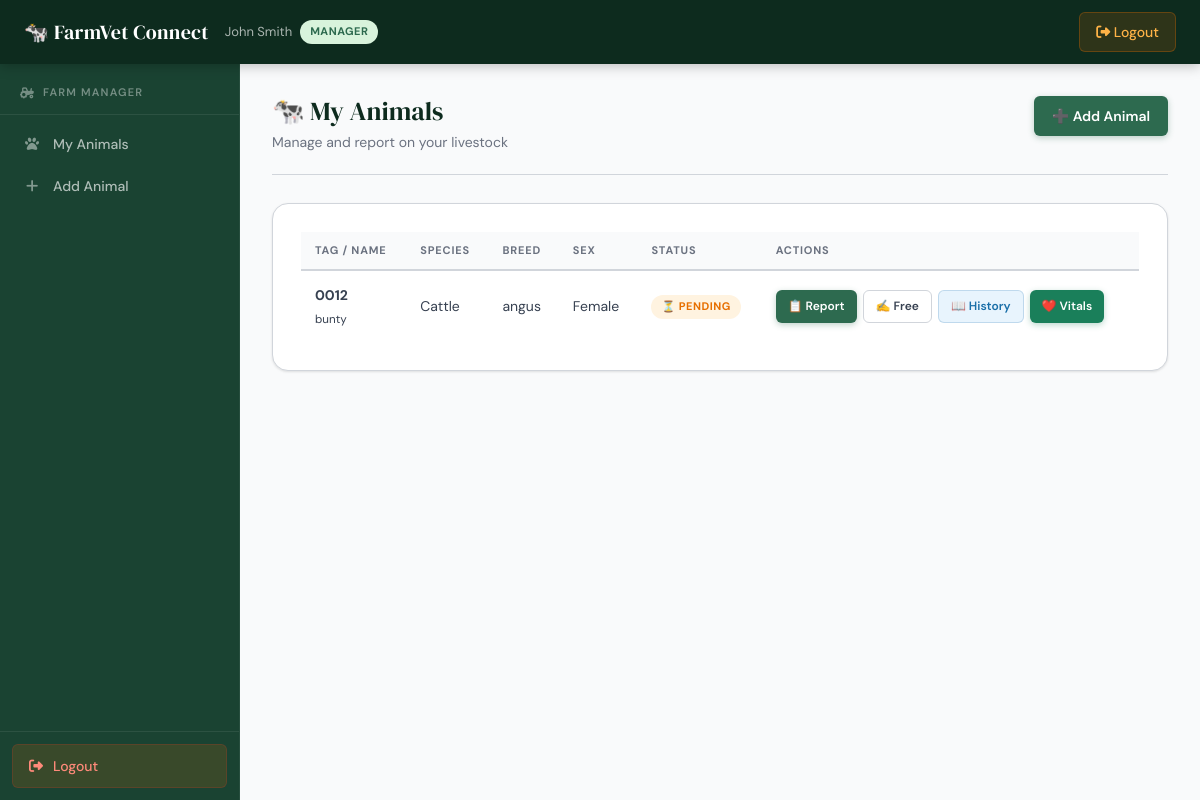
The app's page /manager/home (signed in) with its own data.
### tables this page shows
CREATE TABLE users (
            id            INTEGER PRIMARY KEY AUTOINCREMENT,
            name          TEXT NOT NULL,
            email         TEXT NOT NULL UNIQUE,
            password_hash TEXT NOT NULL,
            role          TEXT NOT NULL CHECK(role IN ('admin','vet','manager')),
            farm_id       INTEGER REFERENCES farms(id),
            is_enabled    INTEGER DEFAULT 1,
            created_at    DATETIME DEFAULT CURRENT_TIMESTAMP
        );

CREATE TABLE animals (
            id          INTEGER PRIMARY KEY AUTOINCREMENT,
            farm_id     INTEGER NOT NULL REFERENCES farms(id),
            name        TEXT,
            tag_number  TEXT,
            species     TEXT NOT NULL,
            breed       TEXT,
            dob         DATE,
            sex         TEXT CHECK(sex IN ('Male','Female','Unknown')),
            weight_kg   REAL,
            notes       TEXT,
            created_at  DATETIME DEFAULT CURRENT_TIMESTAMP
        );

### routes/manager.py (the view)
@manager_bp.route('/home')
@login_required
def home():
    if current_user.role != 'manager':
        flash('Access denied.', 'error')
        return redirect(url_for('auth.index'))
    db = get_db()
    animals = db.execute("""
        SELECT a.*,
               (SELECT status FROM health_reports
                WHERE animal_id = a.id
                ORDER BY created_at DESC LIMIT 1) as latest_status
        FROM animals a
        WHERE a.farm_id = ?
        ORDER BY a.name
    """, (current_user.farm_id,)).fetchall()
    db.close()
    return render_template('manager/home.html', animals=animals)

### app.py (called while the page is built)
def create_app():
    app = Flask(__name__)
    app.config.from_object(Config)
    init_db()
    login_manager = LoginManager()
    login_manager.init_app(app)
    login_manager.login_view = 'auth.login_admin'
    login_manager.login_message = 'Please log in to access this page.'
    @login_manager.user_loader
    def load_user(user_id):
        return get_user_by_id(int(user_id))
    app.register_blueprint(auth_bp)
    app.register_blueprint(admin_bp, url_prefix='/admin')
    app.register_blueprint(manager_bp, url_prefix='/manager')
    app.register_blueprint(vet_bp, url_prefix='/vet')
    return app

### database.py (called while the page is built)
def get_db():
    db_path = current_app.config['DATABASE']
    conn = sqlite3.connect(db_path)
    conn.row_factory = sqlite3.Row   # lets us access columns by name
    conn.execute("PRAGMA foreign_keys = ON")
    return conn

def get_user_by_id(user_id):
    with sqlite3.connect(current_app.config['DATABASE']) as conn:
        conn.row_factory = sqlite3.Row
        row = conn.execute(
            "SELECT id, name, email, role, farm_id FROM users WHERE id = ?",
            (user_id,)
        ).fetchone()
        if row:
            return User(row['id'], row['name'], row['email'],
                        row['role'], row['farm_id'])
    return None

### templates/manager/home.html (shortened to what this page needs)
{% extends 'base.html' %}
{% block content %}
<div class="page-header">
    <div>
        <h1>🐄 My Animals</h1>
        <p class="text-muted">Manage and report on your livestock</p>
    </div>
    <a href="{{ url_for('manager.animal_add') }}" class="btn btn-primary">➕ Add Animal</a>
</div>
<div class="card">
    {% if animals %}
    <table class="data-table">
        <thead>
            <tr>
                <th>Tag / Name</th><th>Species</th><th>Breed</th>
                <th>Sex</th><th>Status</th><th>Actions</th>
            </tr>
        </thead>
        <tbody>
            {% for animal in animals %}
            <tr>
                <td>
                    <strong>{{ animal.tag_number or '—' }}</strong>
                    {% if animal.name %}<br><small>{{ animal.name }}</small>{% endif %}
                </td>
                <td>{{ animal.species }}</td>
                <td>{{ animal.breed or '—' }}</td>
                <td>{{ animal.sex or '—' }}</td>
                <td>
                    {% if animal.latest_status == 'pending' %}
                        <span class="badge badge-pending">⏳ Pending</span>
                    {% elif animal.latest_status == 'answered' %}
                        <span class="badge badge-answered">✅ Answered</span>
                    {% elif animal.latest_status == 'closed' %}
                        <span class="badge badge-closed">🔒 Closed</span>
                    {% else %}
                        <span class="badge" style="background:#bdc3c7;color:white;">— No Reports</span>
                    {% endif %}
                </td>
                <td>
                    <div class="action-buttons">
                        <a href="{{ url_for('manager.report_structured', animal_id=animal.id) }}"
                           class="btn btn-sm btn-primary">📋 Report</a>
                        <a href="{{ url_for('manager.report_freetext', animal_id=animal.id) }}"
                           class="btn btn-sm btn-secondary">✍️ Free</a>
                        <a href="{{ url_for('manager.event_history', animal_id=animal.id) }}"
                           class="btn btn-sm btn-info">📖 History</a>
                        <a href="{{ url_for('manager.vitals_add', animal_id=animal.id) }}"
                           class="btn btn-sm btn-success">❤️ Vitals</a>
                    </div>
                </td>
            </tr>
            {% endfor %}
        </tbody>
    </table>
    {% else %}
    <p class="text-muted text-center" style="padding:40px">
        No animals registered yet.<br><br>
        <a href="{{ url_for('manager.animal_add') }}" class="btn btn-primary">➕ Add Your First Animal</a>
    </p>
    {% endif %}
</div>
{% endblock %}

### templates/base.html (shortened to what this page needs)
<!DOCTYPE html>
<html lang="en">
<head>
    <link rel="stylesheet" href="https://cdnjs.cloudflare.com/ajax/libs/font-awesome/6.4.0/css/all.min.css">
    <link rel="stylesheet" href="{{ url_for('static', filename='css/style.css') }}">
</head>
<body {% if current_user.is_authenticated %}class="has-sidebar"{% endif %}>
    {% if current_user.is_authenticated %}
    <header class="main-header">
        <div class="header-container">
            <div class="logo-section">
                <h1 class="logo">🐄 FarmVet Connect</h1>
                <span class="user-info">
                    {{ current_user.name }}
                    <span class="badge badge-{{ current_user.role }}">
                        {{ current_user.role | capitalize }}
                    </span>
                </span>
            </div>
            <nav class="main-nav">
                <a href="{{ url_for('auth.logout') }}" class="nav-link logout-link">
                    <i class="fas fa-sign-out-alt"></i> Logout
                </a>
            </nav>
        </div>
    </header>
    <aside class="sidebar">
        <div class="sidebar-header">
            {% if current_user.role == 'admin' %}
                <h2><i class="fas fa-user-shield"></i> Admin Panel</h2>
            {% elif current_user.role == 'manager' %}
                <h2><i class="fas fa-tractor"></i> Farm Manager</h2>
            {% else %}
                <h2><i class="fas fa-stethoscope"></i> Veterinarian</h2>
            {% endif %}
        </div>
        <nav class="sidebar-nav">
            <ul>
                {% if current_user.role == 'admin' %}
                    <li><a href="{{ url_for('admin.dashboard') }}">
                        <i class="fas fa-chart-pie"></i><span>Dashboard</span></a></li>
                    <li><a href="{{ url_for('admin.users') }}">
                        <i class="fas fa-users"></i><span>Users</span></a></li>
                    <li><a href="{{ url_for('admin.user_add') }}">
                        <i class="fas fa-user-plus"></i><span>Add User</span></a></li>
                    <li><a href="{{ url_for('admin.farms') }}">
                        <i class="fas fa-tractor"></i><span>Farms</span></a></li>
                    <li><a href="{{ url_for('admin.farm_add') }}">
                        <i class="fas fa-plus"></i><span>Add Farm</span></a></li>
                {% elif current_user.role == 'manager' %}
                    <li><a href="{{ url_for('manager.home') }}">
                        <i class="fas fa-paw"></i><span>My Animals</span></a></li>
                    <li><a href="{{ url_for('manager.animal_add') }}">
                        <i class="fas fa-plus"></i><span>Add Animal</span></a></li>
                {% endif %}
            </ul>
        </nav>
        <div class="sidebar-footer">
            <a href="{{ url_for('auth.logout') }}" class="logout-link">
                <i class="fas fa-sign-out-alt"></i> Logout
            </a>
        </div>
    </aside>
    {% endif %}
    <main>
        <div class="container">
            {% block content %}{% endblock %}
        </div>
    </main>
</body>
</html>

### records on screen
users: name "John Smith", role "MANAGER"
animals: tag_number "0012", name "bunty", species "Cattle", breed "angus", sex "Female"
